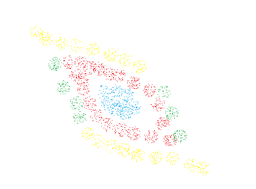
#> input picture data/PCA.png, 256 x 189 px, shrunk from 435 x 321 before the run, found by its file name
$ jupyter execute --allow-errors PCA_and_Kernel_Trick.ipynb   (shell and % lines are left out)
#> lines starting #> are read from the running program, lines starting #| are printed output that depends on the picture
### First assignment:

Wróćmy do hiperkuli wpisanej w hipersześcian z pierwszego zadania. Pokolorujmy  na czubkach narożników sześcianu na czerwono, punkty na krawędziach na żółto (mogą wymagać dodatkowej generacji, bo w losowym rozkładzie się raczej nie pojawią), punkty w jego wnętrzu (ale nie we wnętrzu kuli) na niebiesko, a punkty z kuli na zielono. Schemat kolorów przykładowy, każdy inny który pozwoli odróżnić elementy będzie ok. Wykorzystać metodę PCA by wykonać wizualizację (rzut na płaszczyznę 2D) tejże sytuacji dla 3, 4, 5, 7 i 13 wymiarów. Powtórzyć to samo, ale dla wizualizacji 3D. Krótko opisać co widać. ;]

### Data generating:
Data colors:
{
  "corners" -> "dark red",
  "edges" -> "yellow",
  "inside" -> "purple",
  "outside" -> "green"
}

[cell 1]
import itertools
import random
import webcolors
import numpy as np
import pandas as pd
import matplotlib.pyplot as plt
from matplotlib.colors  import ListedColormap
from mpl_toolkits.mplot3d import Axes3D
from PIL import Image
from sklearn.decomposition import PCA, KernelPCA

[cell 2]
def create_corners(dimension: int, radius: float):
    corners = np.asarray(list(itertools.product([radius, -radius],
                                                repeat=dimension)))
    label = np.zeros((corners.shape[0] ,1))
    return np.c_[corners, label]

def create_edge(row: np.ndarray ,hypersphere_radius: float, point_amount:int):
    edge = np.ones((1, row.size))
    for number in range(len(row)):
        points =  np.array([row] * point_amount)
        points[:, number] = np.random.uniform(low=-hypersphere_radius,
                                              high=hypersphere_radius,
                                              size=point_amount)
        points[:, -1] = np.ones(points.shape[0])
        edge =  np.r_[edge, points]
    return edge[1:]

def create_hypercube_skeleton(dimension: int, radius: float, point_amount: float):
    corners = create_corners(dimension, radius)
    edges = corners
    for corner in corners:
        edge = create_edge(corner, radius, point_amount)
        edges =  np.r_[edges, edge]
    return edges


def colour_generated_points(radius: float, points: np.ndarray):
    distances = np.sum(points ** 2, 1)
    inside_points = points[distances <= radius ** 2]
    outside_points = points[distances > radius ** 2]

    inside_label = np.ones((inside_points.shape[0], 1)) * 3
    outside_label  = np.ones((outside_points.shape[0], 1)) * 2
    inside_points = np.c_[inside_points, inside_label]
    outside_points = np.c_[outside_points, outside_label]

    return np.r_[inside_points, outside_points]

def create_coloured_hypercube(dimension:int, radius: float, points_amount: int, edge_points: int):
    hypercube_skeleton = create_hypercube_skeleton(dimension, radius, edge_points)
    points_inside_hypercube = np.random.uniform(low=-radius,
                                                high=radius,
                                                size = (points_amount, dimension))
    coloured_points = colour_generated_points(radius, points_inside_hypercube)
    return np.r_[hypercube_skeleton, coloured_points]

[cell 3]
def pca_transform(X: np.ndarray, components: int) -> np.ndarray:
    pca = PCA(n_components=components)
    pca.fit(X)
    return pca.transform(X)

def visualize_2D(X: np.ndarray, y: np.ndarray, dim: int, cmap, point_size:float = 1.0, corner_size: float = 1.0):
    plt.figure(figsize=(10, 10))
    plt.scatter(X[:,0],X[:,1], c=y, cmap=cmap, s=point_size)
    corners = np.sum(y==0)
    corners_x, corners_y = X[:corners,:], y[:corners]
    plt.scatter(corners_x[:,0], corners_x[:,1], c=corners_y, cmap=cmap, s=corner_size, marker='X')
    plt.xlabel('1st pricipal')
    plt.ylabel('2nd principal')
    plt.title("2D visualization of {}D hypersphere".format(dim))
    plt.show()

def visualize_3D(X: np.ndarray, y: np.ndarray, dim: int, cmap, point_size:float = 1.0, corner_size: float = 1.0):
    fig = plt.figure(1, figsize=(10, 10))
    ax = Axes3D(fig, rect=[0, 0, .95, 1], elev=48, azim=134)
    ax.scatter(X[:, 0], X[:, 1], X[:, 2], c=y, cmap=cmap, s=point_size)
    corners = np.sum(y==0)
    corners_x, corners_y = X[:corners,:], y[:corners]
    ax.scatter(corners_x[:,0], corners_x[:,1], corners_x[:,2], c=corners_y, cmap=cmap, s= corner_size)
    ax.set_xlabel("1st principal")
    ax.set_ylabel("2st principal")
    ax.set_zlabel("3st principal")
    ax.w_xaxis.set_ticklabels([])
    ax.w_yaxis.set_ticklabels([])
    ax.w_zaxis.set_ticklabels([])
    plt.title("3D visualisation of {}D hypersphere".format(dim))
    plt.show()

[cell 4]
cmap = ListedColormap(['#7B241C','#F1C40F','#82E0AA','#7D3C98'])

[cell 5]
inside_points = 10000
edge_points = 100

#> (the rest of this cell did not finish here and is left out)

[cell 6]
inside_points = 10000
edge_points = 100

#> (the rest of this cell did not finish here and is left out)

### Second assignment

Wygenerujmy zbiór danych wyglądający +- tak, jak na rysunku w załączniku (punkty w różnych kolorach należą do różnych klas). Potraktujmy go klasycznym PCA. Przygotujmy diagram prezentujący rozkład punktów w nowo znalezionej przestrzeni. Nanieśmy również na pierwotny rysunek strzałki prezentujące wektory będące znalezionymi "principal components" (gdzie długość wektora jest proporcjonalna do wariancji przez niego wyjaśnianej). Spoiler - efekty będą dość trywialne (mapowanie z 2D w inne 2D). Można próbować uzyskać więcej stosując tzw. kernel trick - zamiast klasycznego iloczynu skalarnego wykorzysztać inną, odpowiednio spreparowaną funkcję. Zrzutujmy więc oba zbiory w nową przestrzeń, ale tym razem wykorzystując kernel PCA z kernelami "cosine" (tu warto sprawdzić jaki wpływ na wynik będzie miało wcześniejsze wyśrodkowanie danych lub jego brak) i "rbf" (radial basis function - tu należy sprawdzić różne wartości parametru gamma wpływającego na pracę kernela, w tym także bardzo małe) oraz przygotujmy diagramy prezentujące efekty.

[cell 7]
colors_dict = {
    '#ffffff': ('white', 0),
    '#ff0000': ('red', 1),
    '#ffbf00': ('orange', 2),
    '#ffff00': ('yellow', 3),
    '#00ff00': ('green', 4),
    '#00bfff': ('blue', 5),
    '#0000ff': ('dark blue', 6),
    '#551a8b': ('purple', 7),
    '#ffb6c1': ('pink', 8),
    '#000000': ('black', 9)
}

def closest_colour(requested_colour):
    min_colours = {}
    for key, name in colors_dict.items():
        r_c, g_c, b_c = webcolors.hex_to_rgb(key)
        rd = (r_c - requested_colour[0]) ** 2
        gd = (g_c - requested_colour[1]) ** 2
        bd = (b_c - requested_colour[2]) ** 2
        min_colours[(rd + gd + bd)] = name
    return min_colours[min(min_colours.keys())]

def get_colour_name(requested_colour):
    try:
        closest_name = webcolors.rgb_to_name(requested_colour)
    except ValueError:
        closest_name = closest_colour(requested_colour)
    return closest_name

[cell 8]
def noise(point: float):
    return point + random.gauss(0, 1)

def write_data_to_csv(source_img: str, dest_path: str):
    """
    Save given image to csv-like format.
    Csv file contains 4 columns: x co-ordinate, y co-ordinate, color number, color name
    """
#> called with source_img = 'PCA.png', dest_path = 'pca-dataset.csv'
    image = Image.open(source_img)
#> image is the input picture: PIL image 256x189 RGB; mean R, G, B 253.3, 252.5, 250.6
    image = image.convert('RGB')
    width, height = image.size
#> width = 256; height = 189
    with open(dest_path, 'w') as dest_file:
        for x in range(0, width):
            for y in range(0, height):
                color, color_num = closest_colour(image.getpixel((x,y)))
                if color != 'white':
                    dest_file.write(f'{noise(x)};{noise(y)};{color_num};{color}\n')

def load_datasets(dataset_path: str):
    dataset_df = pd.read_csv(dataset_path, sep=';', names=['x', 'y', 'color_name', 'color_num'])
    dataset_df = dataset_df.sample(frac=1)
    return dataset_df

[cell 9]
data = ('PCA.png', )
output_paths = ('pca-dataset.csv', )

[cell 10]
# Save all images(data) to file(csv)
for _in, _out in zip(data, output_paths):
    write_data_to_csv(_in, _out)

[cell 11]
def show_data(img_path):
    pil_im = Image.open(img_path, 'r')
    pil_im = pil_im.convert('RGB')
    plt.imshow(np.asarray(pil_im))

[cell 12]
data = load_datasets(output_paths[0])

[cell 13]
unique, counts = np.unique(data.iloc[:, 3], return_counts=True)
quantity = dict(zip(unique, [prob / data.shape[0] for prob in counts]))

[cell 14]
quantity

#> (a cell that did not finish here is left out)

Procentowy udzial kolorow

[cell 16]
fig1, ax1 = plt.subplots()
ax1.pie(quantity.values(), colors=quantity.keys(), labels=quantity.keys(),
        autopct='%1.1f%%', shadow=True, startangle=90)
ax1.axis('equal')
plt.show()
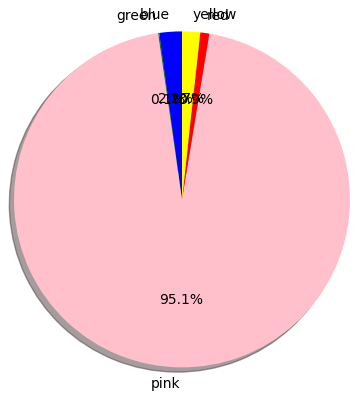
#> figure drawn by matplotlib, 1 panel

[cell 17]
X, y = data.iloc[:, 0:2], data.iloc[:, 2]

[cell 18]
X_t = pca_transform(X, 2)

plt.scatter(X_t[:,0], X_t[:,1], c=y, cmap=cmap, s=1)
plt.title('PCA transformation -> 2D to 2D')
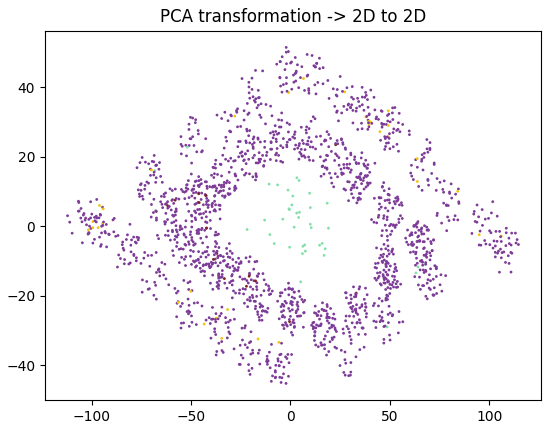
#> figure drawn by matplotlib, 1 panel

### Eigenvectors

[cell 19]
pca = PCA(n_components=2)
pca.fit(X)

plt.scatter(X.iloc[:, 0], X.iloc[:, 1], c=y, cmap=cmap, s=1)
origin = [np.mean(X.iloc[:,0])], [np.mean(X.iloc[:,1])]
plt.quiver(*origin, pca.components_[0,0],pca.components_[0,1], scale =20000/pca.explained_variance_[0])
plt.quiver(*origin, pca.components_[1,0],pca.components_[1,1], scale =20000/pca.explained_variance_[1])
plt.title('Eigenvectors on original picture')
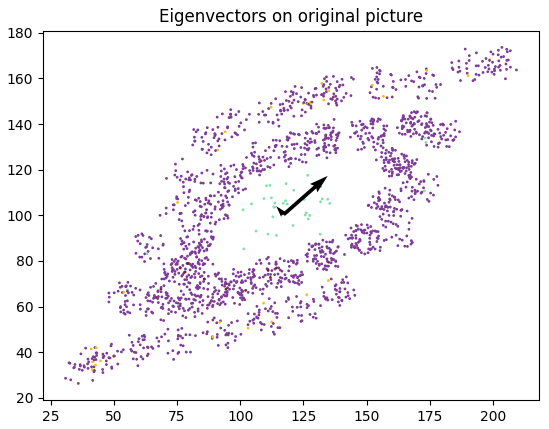
#> figure drawn by matplotlib, 1 panel

### Kernel Trick

[cell 20]
def kernel_trick(X: np.ndarray, components:int, function: str, **kwargs):
    kernel_pca =  KernelPCA(n_components=components, kernel=function, **kwargs)
    kernel_pca.fit(X)
    return kernel_pca.transform(X)

[cell 21]
function = 'cosine'

X_t2 = kernel_trick(X, 2, function)

plt.figure(figsize=(10,10))
plt.scatter(X_t2[:,0],X_t2[:,1], c=y, cmap=cmap, s=1)
plt.title("Kernel PCA with {0} function".format(function))
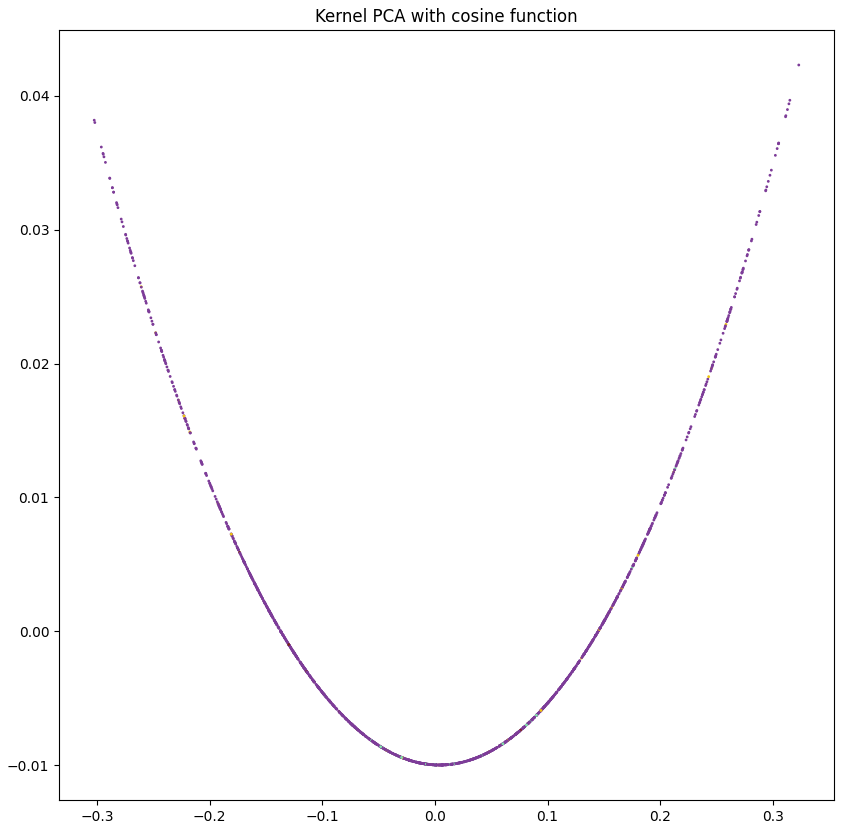
#> figure drawn by matplotlib, 1 panel

[cell 22]
function = 'cosine'

X_t3 = kernel_trick(X_t, 2, function)

plt.figure(figsize=(10,10))
plt.scatter(X_t3[:,0],X_t3[:,1], c=y, cmap=cmap, s=1)
plt.title("Kernel PCA with {0} function".format(function))
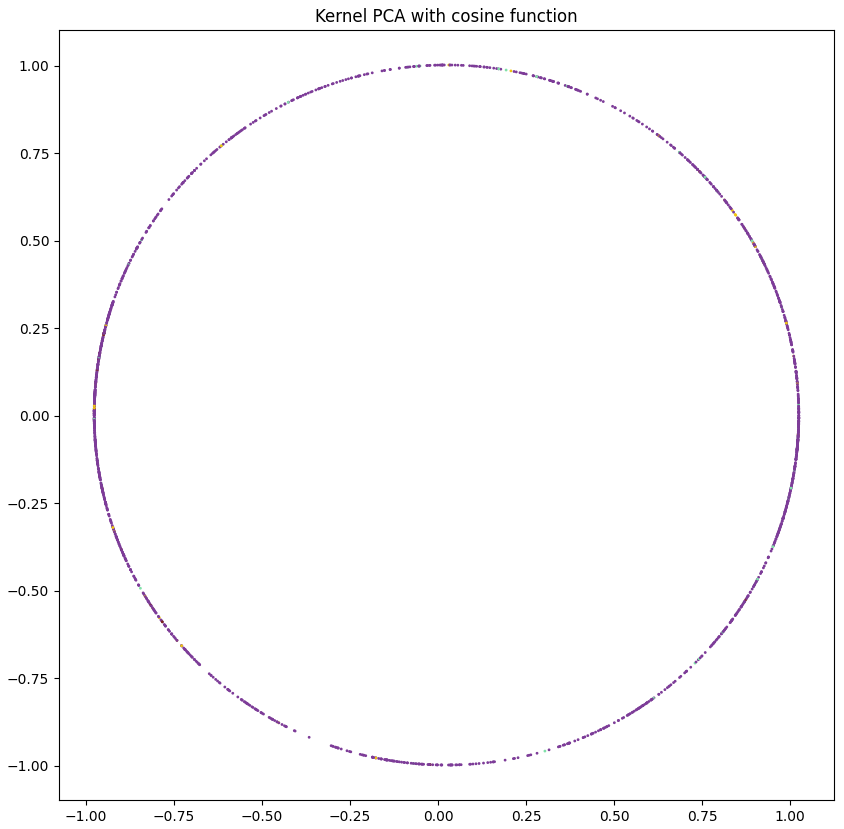
#> figure drawn by matplotlib, 1 panel

[cell 23]
function = 'rbf'
gammas = [1, 1e-1, 1e-2, 1e-3, 1e-4, 1e-5, 1e-6, 1e-7]


for gamma in gammas:
    X_trbf = kernel_trick(X, 2, function, gamma=gamma)
    plt.figure(figsize=(10,10))
    plt.scatter(X_trbf[:, 0], X_trbf[:, 1], c=y, cmap=cmap, s=1)
    plt.title('Kernel PCA with with {} function (gamma = {})'.format(function, gamma))
    plt.show()
#> this loop made 8 passes
#> pass 1, `plt.show()`:
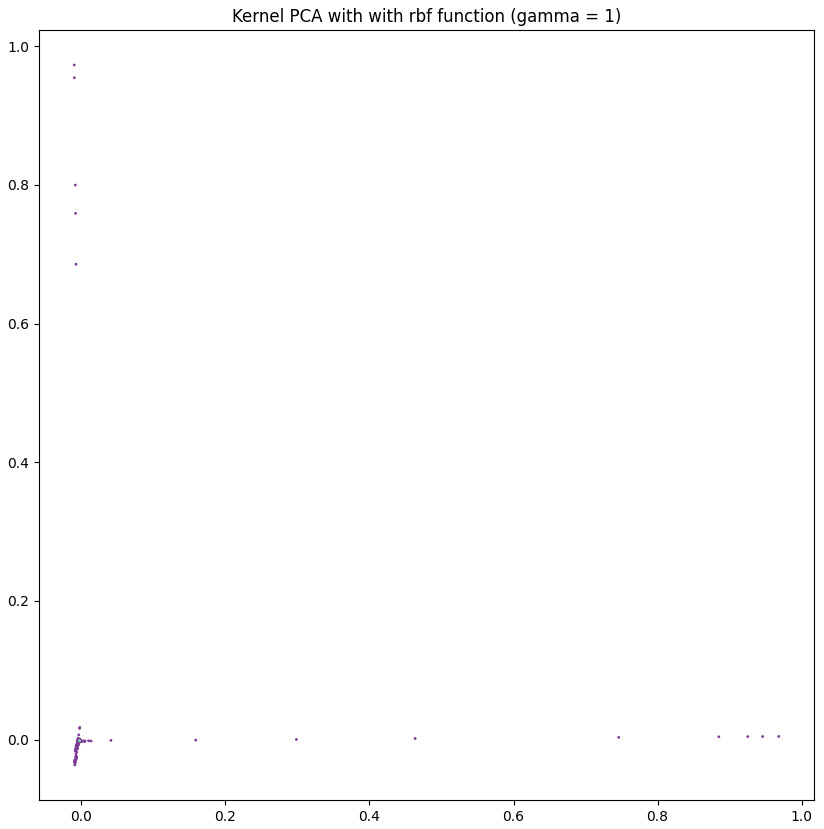
#> figure drawn by matplotlib, 1 panel
#> pass 2, `plt.show()`:
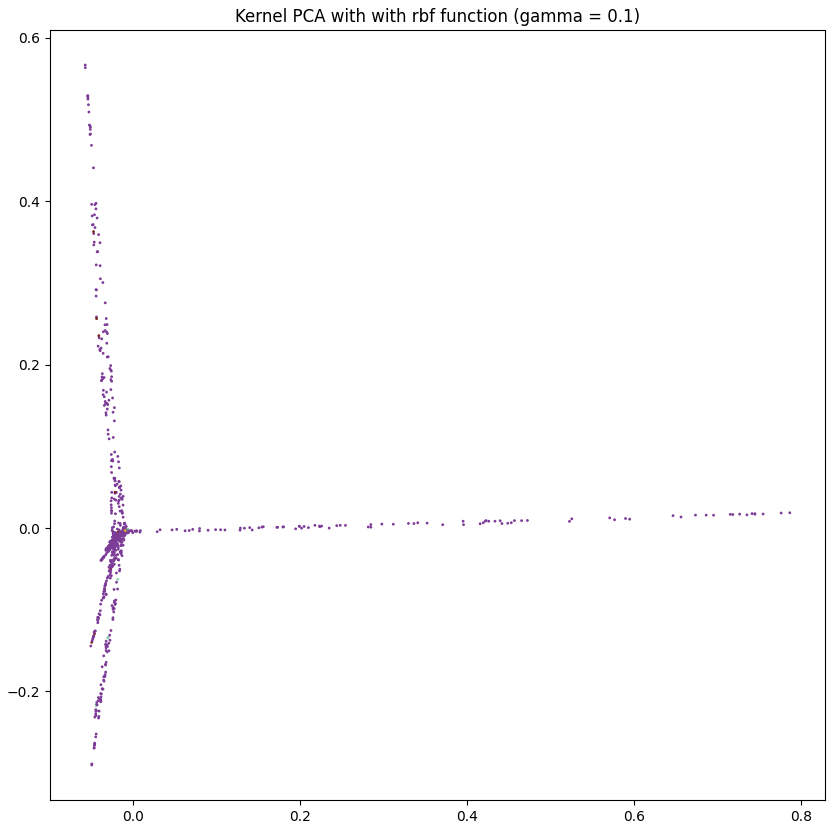
#> figure drawn by matplotlib, 1 panel
